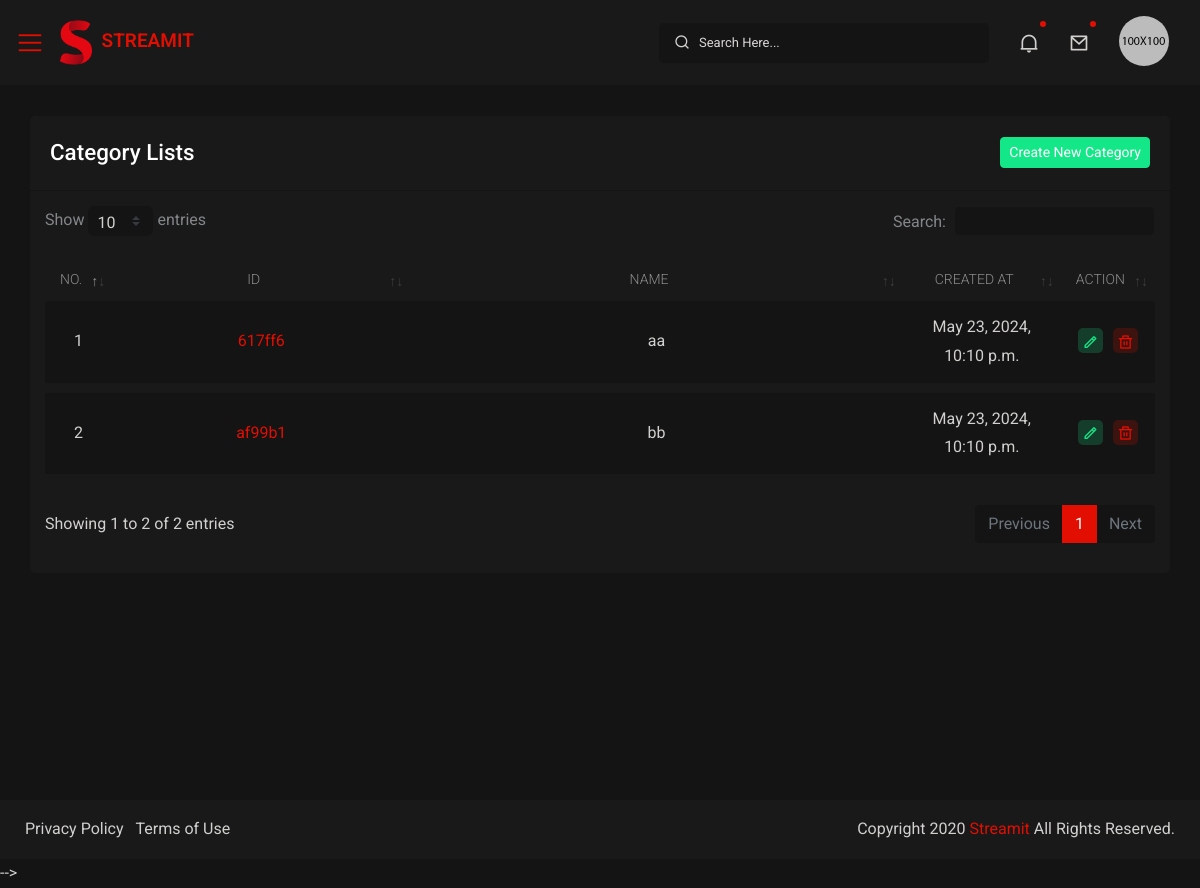
/myadmin/category/, run on the app's committed database.
### myapp/models.py (models this page shows, shortened)
class Category(models.Model):
    id = models.UUIDField(primary_key=True, default=uuid.uuid4, editable=False)
    name = models.CharField(max_length=255, unique=True)
    created_at = models.DateTimeField(auto_now_add=True)

### myadmin/views.py (the view)
# urls.py: path('category/',category_list, name='category_list'),
def category_list(request):
    categories = Category.objects.all().order_by('name')
    return render(request, 'category_list.html', {'categories': categories})

### myadmin/templates/category_list.html (shortened to what this page needs)
{% extends 'admin_base.html' %}
{% block body %}
{% load static %}
<div id="content-page" class="content-page">
    <div class="container-fluid">
        <div class="row">
            <div class="col-sm-12">
                <div class="iq-card">
                    <div class="iq-card-header d-flex justify-content-between">
                        <div class="iq-header-title">
                            <h4 class="card-title">Category Lists</h4>
                        </div>
                        <div>
                            <a href="{% url 'create_category' %}" class="btn btn-sm btn-success">Create New Category</a>
                        </div>
                    </div>
                    <div class="iq-card-body">
                        <div class="table-view">
                            <table class="data-tables table movie_table" style="width:100%">
                                <thead>
                                    <tr>
                                        <th style="width: 5%;">No.</th>
                                        <th style="width: 30%;"> ID</th>
                                        <th style="width: 50%;">Name</th>
                                        <th style="width: 15%;">Created At</th>
                                        <th style="width: 10%;">Action</th>
                                    </tr>
                                </thead>
                                <tbody>
                                    {% for category in categories %}
                                    <tr id="category-row-{{ category.id }}">
                                        <td>{{ forloop.counter }}</td>
                                        <td><a href="{% url 'category_detail' category_id=category.id %}">{{category.id|stringformat:"s"|slice:":6" }}</a></td>
                                        <td>{{ category.name }}</td>
                                        <td>{{ category.created_at }}</td>
                                        <td>
                                            <div class="flex align-items-center list-user-action">
                                                <a class="iq-bg-success" data-toggle="tooltip" data-placement="top"
                                                    title="Edit" href="{% url 'update_category' category.id %}">
                                                    <i class="ri-pencil-line"></i>
                                                </a>
                                                <a class="iq-bg-primary" data-toggle="tooltip" data-placement="top"
                                                    title="Delete" href="javascript:void(0);"
                                                    onclick="deleteCategory('{{ category.id }}')">
                                                    <i class="ri-delete-bin-line"></i>
                                                </a>
                                            </div>
                                        </td>
                                    </tr>
                                    {% endfor %}
                                </tbody>
                            </table>
                        </div>
                    </div>
                </div>
            </div>
        </div>
    </div>
</div>
{% endblock %}

### static/assets/css/typography.css (style rules this page uses)
body { font-family: 'Roboto', sans-serif; font-weight: 400; font-style: normal; font-size: 16px; line-height: 1.8; padding: 0; margin: 0; color: var(--iq-body-text); background: var(--iq-body-bg); }
h1, h2, h3, h4, h5, h6 { font-family: 'Roboto', sans-serif; font-weight: 500; margin: 0px; line-height: 1.5; color: var(--iq-title-text); }
h4 { font-size: 1.400em; }
.table td, .table th { vertical-align: middle; }
.table thead th { border-bottom: 2px solid var(--iq-body-bg); }
.table td, .table th { border-top: 1px solid var(--iq-body-bg); }
.iq-bg-primary { background: var(--iq-light-primary) !important; color: var(--iq-primary) !important; }
.iq-bg-success { background: var(--iq-light-success) !important; color: var(--iq-success) !important; }
.iq-card { background: var(--iq-light-card); -webkit-border-radius: 5px; -moz-border-radius: 5px; border-radius: 5px; margin-bottom: 30px; border: none; }
.iq-card-body { padding: 15px; }
.iq-card .iq-card-header, .iq-card-transparent .iq-card-header { padding: 20px; margin-bottom: 0; -ms-flex-align: center !important; align-items: center !important; border-bottom: 1px solid rgb(20 20 20); }
.iq-card .iq-card-header .iq-header-title .card-title, .iq-card-transparent .iq-card-header .iq-header-title .card-title { margin-bottom: 0; }
.btn-group-sm>.btn, .btn-sm { padding: .25rem .5rem; }
.btn { font-size: 14px; border-radius: 4px; }
.btn-success { background-color: var(--iq-success); border-color: var(--iq-success); }

### static/assets/css/style.css (style rules this page uses)
.table { color: var(--iq-body-text); }
::placeholder { color: #d9d5d5 !important; opacity: 1; }
.content-page { overflow: hidden; margin-left: 300px; padding: 117px 15px 0; min-height: 100vh; -webkit-transition: all 0.3s ease-out 0s; -moz-transition: all 0.3s ease-out 0s; -ms-transition: all 0.3s ease-out 0s; -o-transition: all 0.3s ease-out 0s; transition: all 0.3s ease-out 0s; }
.movie_table tbody tr { border-bottom: 10px solid var(--iq-light-card); background-color: var(--iq-body-bg); }
.movie_table tbody td { background-color: transparent; border: 0px solid transparent; text-align: center; }
.movie_table thead th { font-size: 14px; color: rgba(255, 255, 255, 0.5); font-weight: 300; padding: 0 15px 15px 15px; line-height: 100%; margin-bottom: 0; border: none; text-transform: uppercase; text-align: center; }
table.dataTable { border-collapse: collapse !important; }
.list-user-action a { font-size: 16px; height: 25px; width: 25px; text-align: center; line-height: 25px; margin: 0 3px; display: inline-block; border-radius: 5px; }

### static/assets/css/responsive.css (style rules this page uses)
@media (max-width:1299px) { .content-page, body.sidebar-main .content-page { margin-left: 0; padding: 116px 15px 0; } }

### data on the page
Category: id "617ff6", name "aa", created_at "May 23, 2024, 10:10 p.m."
Category: id "af99b1", name "bb", created_at "May 23, 2024, 10:10 p.m."
